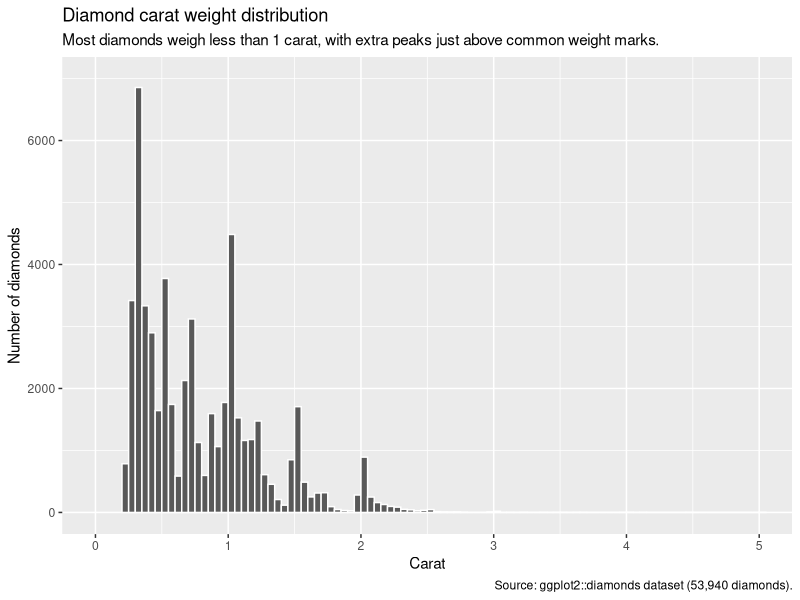

Write R code to recreate this figure.
library(tidyverse)

hist_p <- ggplot(data = diamonds, mapping = aes(x = carat)) +
  geom_histogram(binwidth = 0.05, boundary = 0, color = "white") +
  coord_cartesian(xlim = c(0, 5), ylim = c(0, 7000)) +
  labs(
    title = "Diamond carat weight distribution",
    subtitle = "Most diamonds weigh less than 1 carat, with extra peaks just above common weight marks.",
    x = "Carat",
    y = "Number of diamonds",
    caption = "Source: ggplot2::diamonds dataset (53,940 diamonds)."
  )

ggsave(plot = hist_p, file = "diamonds.png")
